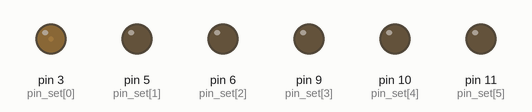
A sketch run on a simulated Arduino Uno, built with avr-gcc and run on an emulated ATmega328P. Shown: output pins drawn as LEDs (lit = HIGH).

Above: at 0.15 s.
At 4.95 s:
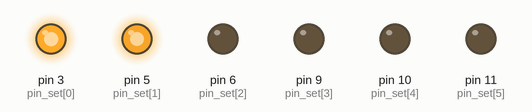
At 10.06 s:
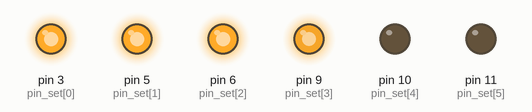
At 19.97 s:
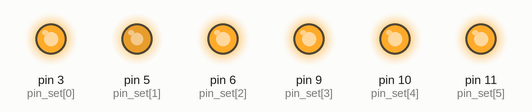
At 29.88 s:
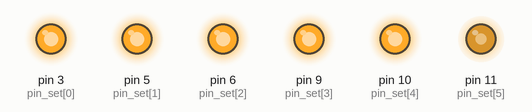
At 39.79 s:
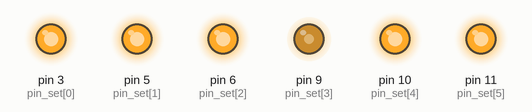
Timing chart, 0 to 40.0 s (numbered marks = the images above):
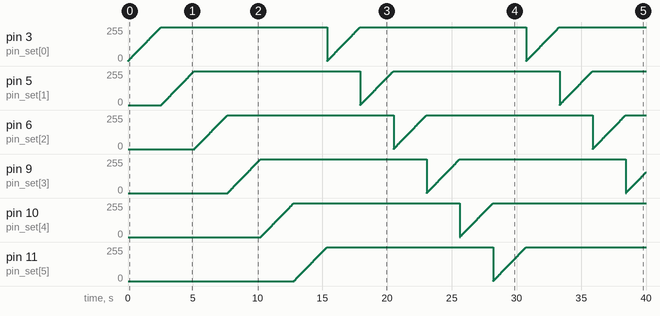

Measured:
- by itself, pin 3 (pin_set[0]), pin 5 (pin_set[1]), pin 6 (pin_set[2]), pin 9 (pin_set[3]): ramps from 0/255 to 255/255 and jumps back, once every 15.4 s

The sketch:

advance1_pwmbasic1.ino
```cpp
int pin_set[6] = {3,5,6,9,10,11};

int lux = 0;

void setup()
{
  for(int i=0; i<6; i++)
  {
    pinMode(pin_set[i], OUTPUT);
  }
}

void loop()
{
  for(int i=0; i<6; i++)
  {
    lux = 0;
    while(lux < 256)
    {
      analogWrite(pin_set[i], lux);
      lux++;
      delay(10);
    }
  }
}
```
